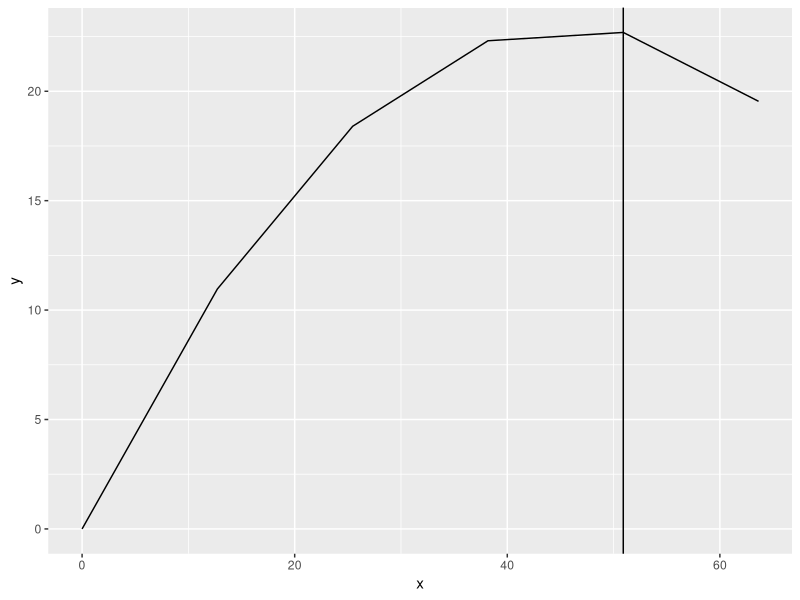
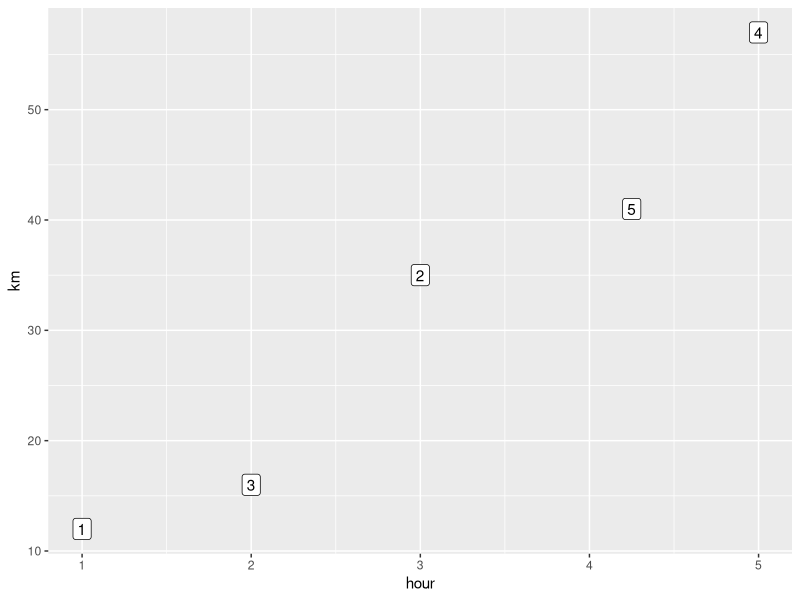
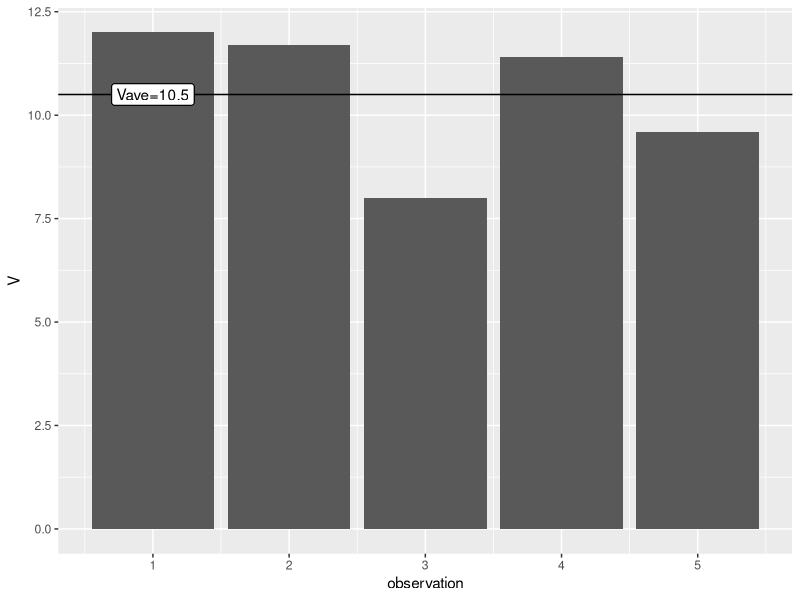
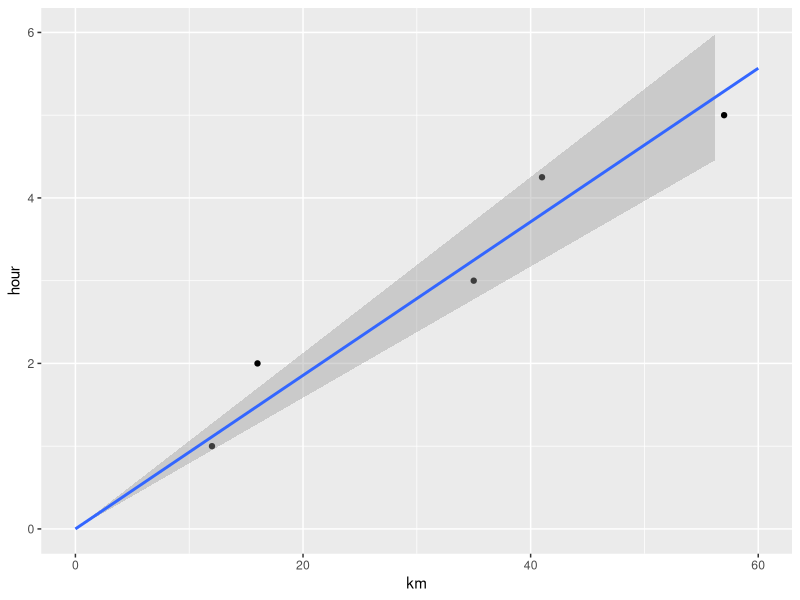
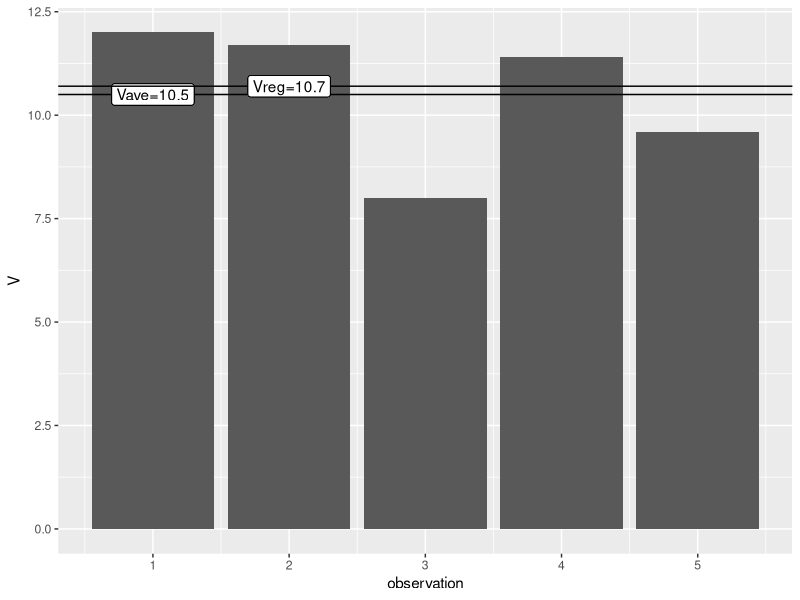
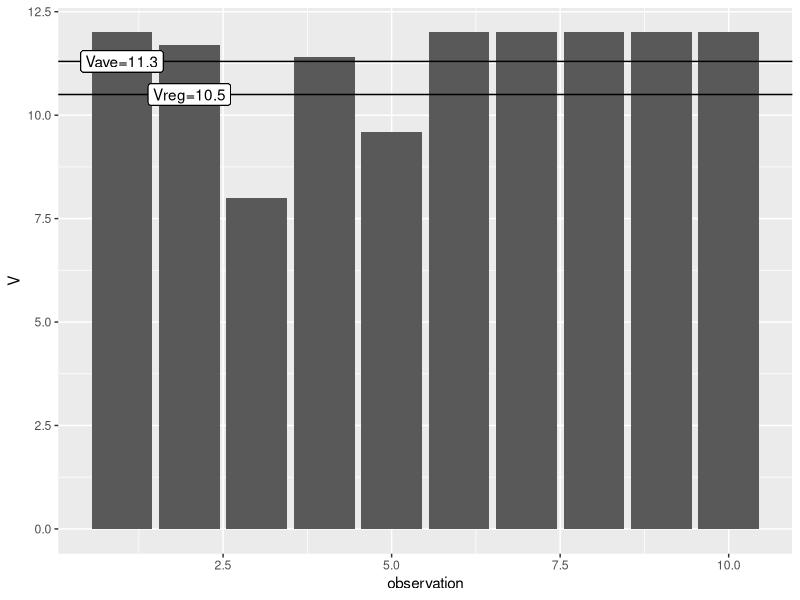
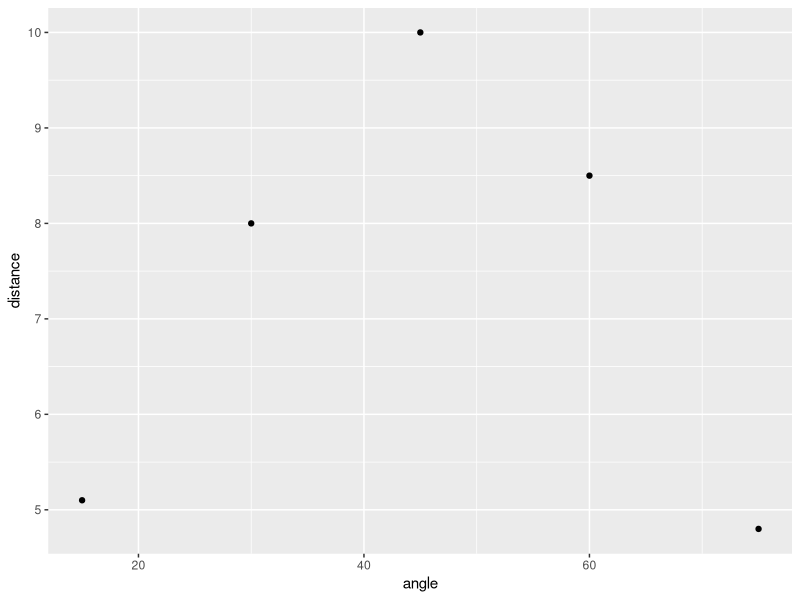
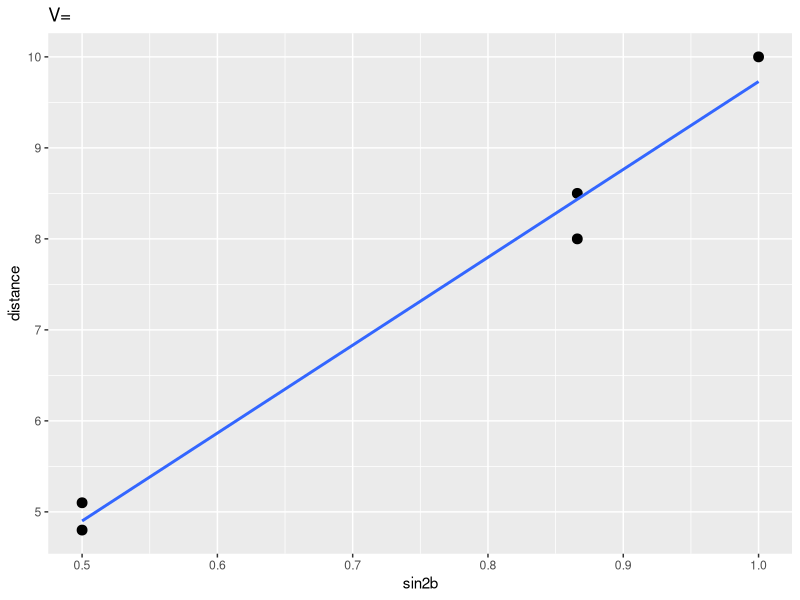

Here is the R script that generated these plots, in order:
## ---- chunk 1


# Warm up exercise to help you to write your first R code:
# Experiment 1: trajectory of a ball kicked  by soccer player

# These are three MOST needed libraries:

library(magrittr);  # to chain :  1:10 %>% sin %>% round (2)  instead of  round(sin(1:10), 2)
library(data.table);# to use tables: dt <- data.table(x=1:10)  %>% .[, y:= sin(x) %>% round(2)]
library(ggplot2);   # to plot: ggplot(dt) + geom_line(aes(x,y)) 

# These are constants
g <-  9.8 # m/s^2

# These are variables and their values. 
# NB: How we name variables and functions! Unless they are obvious (or used once only), they should be named in "hungarian" notation as shown below.

# Simple variable:

time_start <- 0   # time you start / finish observing (secs). It is numeric (i.e. floating point) number 
time_end <- 3         # Better name :  fTimeEnd
nObservations <- 5L  # number of observations (inter). It is integer number.

# Array of simple variables:

# aObservations <- 0:nObservations; 
aTimes <- seq(time_start, time_end, (time_end-time_start)/nObservations); aTimes # Better name: afTimes
aTimes %>% length()

V0 <- 30 # initial ball speed: min/sec
alpha <- 45 * pi / 180 # angle over horizon: degrees converted to radians
h0 <- 0 #initial heiaght: meter

# This is a function
mps2kmph <- function (speed){  # Another good name:  convertMinPerSec2KmPerHour()
  speed * ( 1 / 1000) / (1 / 3600);  # 1 km = 1000 m; 1 h = 3600
}
mps2kmph(V0)

# Complex variable: data.table (also known as "improved data.frame"")
# NB: Complex variable describes a complex system. - Each row represents a system state at time t

dtKickedBall <- data.table(t = aTimes); 
dtKickedBall %>% 
  .[, observation := 1:.N] %>%  
  .[, ':='(
    x = V0 * cos(alpha) * t,
    y = h0 + V0 * sin(alpha) * t - g * t^2 / 2
    # Vx = V0 * cos(alpha),
    # Vy = V0 * sin(alpha) - g * t
  ) ]  
# NB 1: There's no assignment operator ' <- ' ! New columns are added to existing data.table !
# NB 2: Note use of piping and multiple (vs. single) column modification
# NB 3: columns names in data.table do not need  follow naming conventions - you  print them anyway
dtKickedBall

# Now we can find somethin  interesting in the dynamics of this system:

dtKickedBall[, c("t","y")] # show ("select", extract, or subset vertically)  data
# dtKickedBall[, c(1,4)]   # the same
# dtKickedBall[, .(t,y)]   # the same

# dtKickedBall$y       # show ("pull", extract)  column as array
dtKickedBall[["y"]]  # the same
  
# dtKickedBall[2] # show the state at second row
dtKickedBall[c(1:2,(.N-2):.N)] # show ("slice", subset horisontally) the first and last two rows
dtKickedBall[y>0] # show ("filter") all states above the ground
dtKickedBall[which.max(y)] # show the state when the ball is observed at heighest point
# dtKickedBall[which.min(abs(Vy))] # ... when the ball started to descend - the same as above


# ... and plot the result
ggplot (dtKickedBall) + 
  geom_line(aes(x,y)) +
  geom_vline(xintercept =dtKickedBall[which.max(y)]$x)

# NB: use of "aes()" for plotting dtKickedBall$x and dtKickedBall$y


# FINAL step:
# Want to plot with different settings ? - 
# Encapsulate everything above in a function that depends on the variables you want to change

fKickedBall <- function(time_start, time_end, nObservations, V0, alpha, h0) {
  # NB: to print anything (x) from inside a function, you need to use `x %>% print()`
}

# To learn more, goto: https://github.com/IVI-M/R-Ottawa/blob/master/resources.md
## ---- chunk 2
library(data.table); 
library(magrittr); 
hour <- c(1,  3,  2, 5, 4.25)
km <- c(12, 35, 16, 57, 41)
dt <- data.table(km=km, hour=hour)


dt[, observation:=1:.N]

ggplot(dt) +  geom_label(aes(hour,km, label=observation))
## ---- chunk 3
dt$V <- round( dt$km / dt$hour, 1) 
# dt %>% kable()
dt
V.ave1 = mean(dt$V) %>% round(1); V.ave1 
V.sd1 = sd(dt$V) %>% round(1); V.sd1 
## ---- chunk 4

ggplot(dt) + geom_col( aes(observation,V) ) + 
  geom_hline(yintercept = V.ave1) + 
  geom_label(aes(1,V.ave1,label=paste0("Vave=", V.ave1)))
## ---- chunk 5
# dt <- dt %>% rbind( data.table(0,0,0,0),use.names=FALSE )
# V.ave1 = mean(dt$V) %>% round(1); V.ave1 
# V.sd1 = sd(dt$V) %>% round(1); V.sd1 
# dt[, observation := 1:.N]

# https://rpubs.com/aaronsc32/regression-through-the-origin

model0 <- lm( dt$km  ~ 0 + dt$hour ) %T>% print # # Adding the 0 term tells the lm() to fit the line through the origin
str(model0);
summary(model0)
model0$coefficients
V.as_pente <- model0$coefficients[1] %>% round(1); V.as_pente


model1 <- lm( dt$km  ~ dt$hour )  %T>% print  # # Adding the 0 term tells the lm() to fit the line through the origin
str(model1);
summary(model1)
model1$coefficients
V.as_pente1 <- model1$coefficients[2] %>% round(1); V.as_pente1


# model1 <- lm( dt$km  ~  dt$hour ); model1

ggplot(dt,  aes(km,hour)) + geom_point( ) + geom_smooth(method = "lm", formula = y ~ 0 + x, fullrange=TRUE) +
  xlim(0,60) + ylim(0,6)

## ---- chunk 6
dt[, observation:=1:.N]
ggplot(dt) + geom_col( aes(observation,V) ) + 
  geom_hline(yintercept = V.ave1) + 
  geom_label(aes(1,V.ave1, label=paste0("Vave=", V.ave1))) +
  geom_hline(yintercept = V.as_pente) + 
  geom_label(aes(2,V.as_pente, label=paste0("Vreg=", V.as_pente)))
## ---- chunk 7

dt <- dt %>% rbind( dt[1]);
dt <- dt %>% rbind( dt[1])
dt <- dt %>% rbind( dt[1])
dt <- dt %>% rbind( dt[1])
dt <- dt %>% rbind( dt[1])

V.ave1 = mean(dt$V) %>% round(1); V.ave1 
V.sd1 = sd(dt$V) %>% round(1); V.sd1 
dt[, observation:=1:.N]


model1 <- lm( dt$km ~ dt$hour ); model1
V.as_pente <- model1$coefficients[2] %>% round(1); V.as_pente


ggplot(dt) + geom_col( aes(observation,V) ) + 
  geom_hline(yintercept = V.ave1) + 
  geom_label(aes(1,V.ave1, label=paste0("Vave=", V.ave1))) +
  geom_hline(yintercept = V.as_pente) + 
  geom_label(aes(2,V.as_pente, label=paste0("Vreg=", V.as_pente)))

## ---- chunk 8
#if numbers are entered later (e.g. as input from user), 
projectile <- data.table()
projectile$angle<- c(15, 30, 45, 60, 75)
projectile$distance <- c(5.1, 8, 10,  8.5, 4.8)
projectile <- setDT(setDF(projectile))

projectile$sin2b <- sin( 2* projectile$angle / 180 * pi)

g <- 9.8
projectile$V0 <- sqrt (g*projectile$distance /  projectile$sin2b)



# OR ggplot() + geom_point( aes(projectile$angle, projectile$distance)  )
# OR ggplot(projectile, aes(projectile$angle, projectile$distance) ) + geom_point()
ggplot(projectile) +geom_point( aes(angle,distance) )



projectile

V0.ave <- mean(projectile$V0, na.rm = T); V0.ave
V0.sd <- sd(projectile$V0, na.rm = T); V0.sd
V0.se <- V0.sd /sqrt( length(projectile$distance)); V0.se


# ORqplot(x=sin2b,y=distance, data=projectile, geom="point")
ggplot(projectile, aes(x=sin2b,y=distance)) +
  geom_point(size=3) +
  geom_smooth(method = "lm", se=F) +
  labs(title="V=")


model1 <- lm( projectile$distance ~  projectile$sin2b)
str(model1)
model1$coefficients
str(model1$coefficients)

V0.as_pente <- model1$coefficients[2]; V0.as_pente


